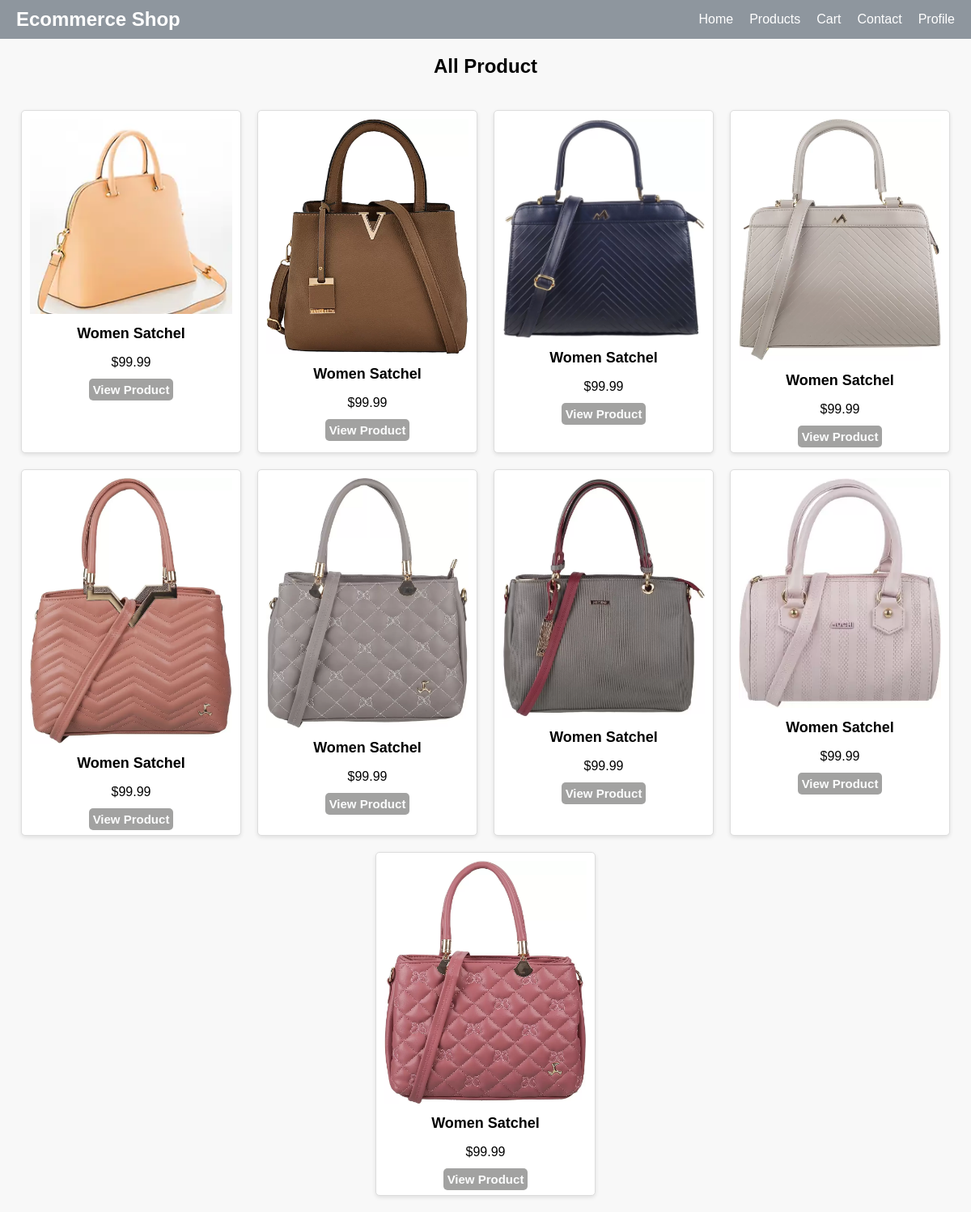
Page /categories?categori=Satchel on the earlier database version.
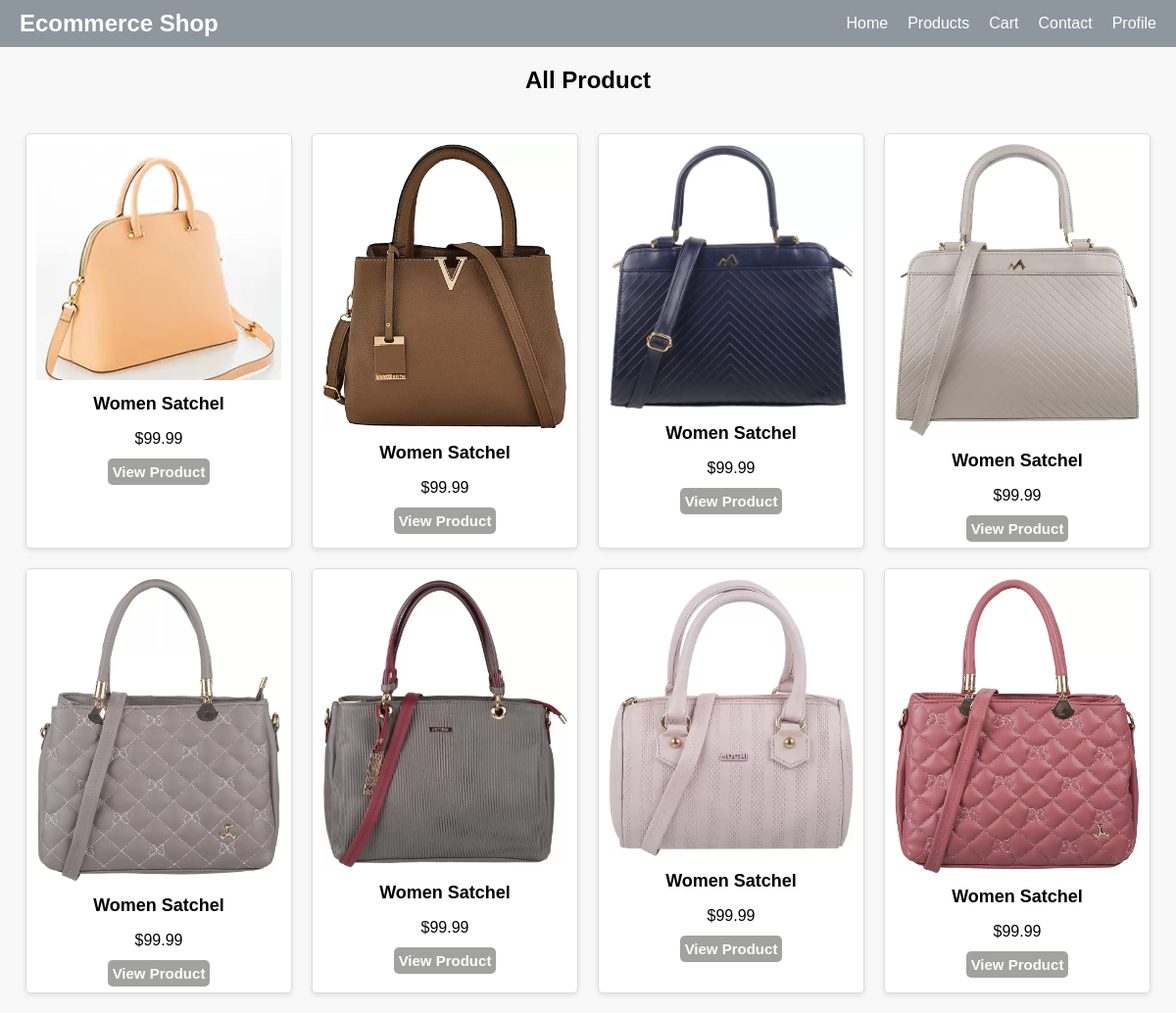
Same page on the later database version.
### User/models.py (models this page shows)
class Products(models.Model):
    image = models.ImageField(upload_to='images/')
    product = models.CharField(max_length=30)
    price = models.FloatField()
    desc = models.CharField(max_length=300)
    categori = models.CharField(max_length=100)

### User/views.py (the view)
# urls.py: path('categories', Categories),
def Categories(request):
    categori = request.GET.get('categori')
    view = Products.objects.filter(categori=categori)
    print(view)
    return render(request, 'categories.html', {"view": view})

### templates/categories.html (shortened to what this page needs)
<!DOCTYPE html>
{% load static %}
<html lang="en">
<head>
    <link rel="stylesheet" href="{% static 'css/c.css' %}">
    <link rel="stylesheet" href="{% static 'css/all.min.css' %}">
<body>
    <header>
        <div class="logo">
            <h1>Ecommerce Shop</h1>
        </div>
        <nav>
            <ul>
                <li><a href="/">Home</a></li>
                <li><a href="/main">Products</a></li>
                <li><a href="/cart">Cart</a></li>
                <li><a href="#">Contact</a></li>
                <li><a href="/login">Profile </a></li>
            </ul>
        </nav>
    </header>
    <h2 style="text-align: center;">All Product</h2>
    <div class="product-grid">
        {% for i in view %}
        <div class="product-card">
            <img src="media/{{i.image}}"
                alt="Product 1">
            <h3>{{i.product}}</h3>
            <p>${{i.price}}</p>
            <a href="/product?id={{i.id}}" class="btn">View Product</a>
        </div>
        {% endfor %}
    </div>
</body>
</html>

### Static/css/c.css (style rules this page uses)
body { font-family: Arial, sans-serif; margin: 0; padding: 0; box-sizing: border-box; background-color: #f8f8f8; }
header { display: flex; justify-content: space-between; align-items: center; background-color: #8e969e; color: white; padding: 10px 20px; }
header .logo h1 { margin: 0; }
header nav ul { list-style: none; display: flex; gap: 20px; margin: 0; padding: 0; }
header nav ul li a { color: white; text-decoration: none; font-size: 16px; }
.product-grid { display: grid; word-wrap: break-word; grid-template-columns: repeat(auto-fill, minmax(300px, 1fr)); gap: 20px; padding: 20px; }
.product-card { text-align: center; background-color: #fff; padding: 10px; border: 1px solid #ddd; border-radius: 5px; box-shadow: 0 4px 8px rgba(0, 0, 0, 0.1); }
.product-card img { max-width: 100%; height: auto; margin-bottom: 10px; }
.product-card a { background-color: #A2A2A1FF; color: white; border: none; padding: 5px; border-radius: 5px; cursor: pointer; text-decoration: none; font-size: 15px; }
h1 { font-size: 2rem; margin-bottom: 20px; }
.product-grid { display: flex; gap: 20px; justify-content: center; flex-wrap: wrap; }
.product-card { background: #fff; border: 1px solid #ddd; border-radius: 5px; overflow: hidden; width: 250px; box-shadow: 0 2px 5px rgba(0, 0, 0, 0.1); }
.product-card img { width: 100%; height: auto; }
.product-card h3 { font-size: 18px; margin: 0 0 10px; }
.product-card a { text-decoration: none; color: #fcfdfd; font-weight: bold; }
h1 { margin: 20px 0; font-size: 24px; }

Differences in the rows shown:
removed Products: image (picture), product "Women Satchel", price "99.99"
